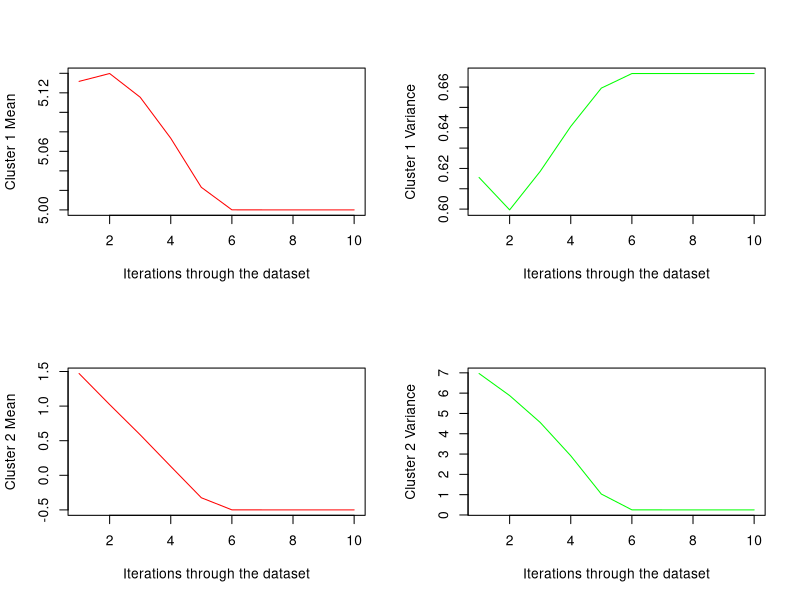
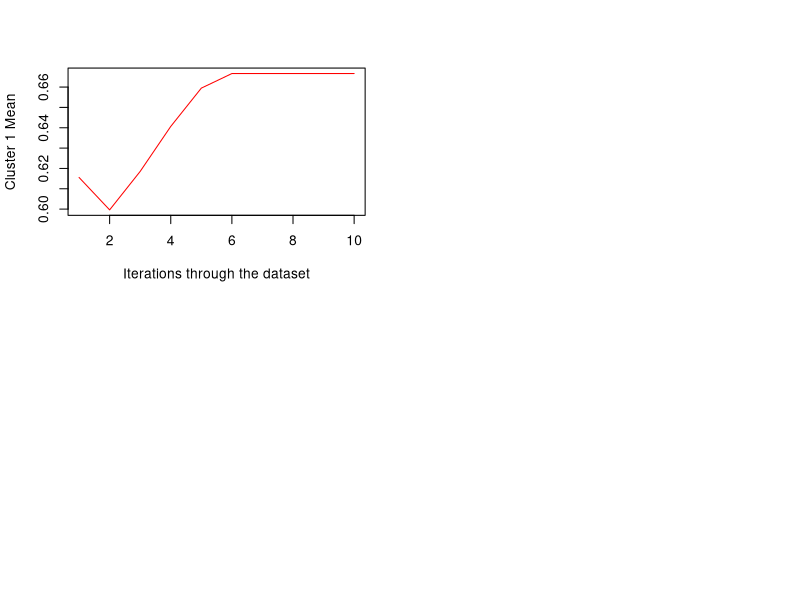

These figures' R source, in order:
# Toy EM Algorithm: 1-D data

means <- c(6, 7)
vars <- c(1, 4)
probs <- c(0.5, 0.5)

x <- c(-1.0, 0.0, 4.0, 5.0, 6.0)

### E-step: Bayes calc ###
cl_p <- matrix(data = 0, nrow = length(x), ncol = length(means)) # Matrix to store cluster probs


### Main loop ###
loops = 10
var1 <- vector(mode = "list", length = loops)
mu1 <- vector(mode = "list", length = loops)
var2 <- vector(mode = "list", length = loops)
mu2 <- vector(mode = "list", length = loops)

for (l in c(1:loops)) { 
  # Normalizing constants
  norm <- c(0.0, 0.0, 0.0, 0.0, 0.0)
  for (i in c(1:length(x))) {
    for (j in c(1:length(means))) {
      norm[i] <- norm[i] + probs[j] * dnorm(x[i], mean = means[j], sd = sqrt(vars[j]))
    }
  }
  
  bayes <- function(x, means, vars, probs, i, j) {
    bayes <- (probs[j] * dnorm(x[i], mean = means[j], sd = sqrt(vars[j])))/norm[i]
    return(bayes)
  }
  
  # Calc cluster probs, p(j|i) for all x's
  for (i in c(1:length(x))) {
    for (j in c(1:length(means))) {
      cl_p[i,j] <- bayes(x, means, vars, probs, i, j)
    }
  }
  
  ### M-step: Now update the params. with the revised cluster probs ###
  n <- length(x)
  d <- 1
  nj = c(0, 0)
  
  for (j in c(1:length(means))) {
    for (i in c(1:length(x))) {
      nj[j] <- nj[j] + cl_p[i,j]
    }
  }
  
  probs <- nj/n
  
  m = c(0, 0)
  v = c(0, 0)
  for (j in c(1:length(means))) {
    for (i in c(1:n)) {
      m[j] <- m[j] + cl_p[i,j]*x[i]
    }
  }
  means <- (1/nj)*m
  
  for (j in c(1:length(means))) {
    for (i in c(1:n)) {
      v[j] <- v[j] + cl_p[i,j]*(x[i] - means[j])^2
    }
  }
  vars <- (1/(nj*d))*v
  
  print(paste0("--------------------- Iteration ", l, " ------------------------"))
  print("Revised prob. =")
  print(probs)
  print("Revised mean =")
  means
  print(means)
  print("Revised variance =")
  print(vars)
  mu1[[l]] <- means[1]
  mu2[[l]] <- means[2]
  var1[[l]] <- vars[1]
  var2[[l]] <- vars[2]
}

# Plot means and variances with iterations
par(mfrow = c(2, 2))
plot(c(1:loops), mu1, type="l", col="red", xlab = "Iterations through the dataset", ylab = "Cluster 1 Mean")
plot(c(1:loops), var1, type="l", col="green", xlab = "Iterations through the dataset", ylab = "Cluster 1 Variance")
plot(c(1:loops), mu2, type="l", col="red", xlab = "Iterations through the dataset", ylab = "Cluster 2 Mean")
plot(c(1:loops), var2, type="l", col="green", xlab = "Iterations through the dataset", ylab = "Cluster 2 Variance")

plot(c(1:loops), var1, type="l", col="red", xlab = "Iterations through the dataset", ylab = "Cluster 1 Mean")


###################### HW5: EM algorithm calculations ############################

### Log-likelihood calc. with theta(0) ###
x <- c(-1,0,4,5,6)
mu <- c(6,7)
var <- c(1,4)
pis <- c(0.5,0.5)

log_lh = 0.0
for (i in c(1:length(x))) {
  log_lh = log_lh + log(pis[1]*dnorm(x[i], mean = mu[1], sd = sqrt(var[1])) + pis[2]*dnorm(x[i], mean = mu[2], sd = sqrt(var[2])))
}

### Mixture affiliations with initial params, theta(0) ###
cl = c(0,0,0,0,0) # Clusters
norm_const <- c(0,0,0,0,0)

# Calc. norm constants for each data point
for (i in c(1:length(x))) {
  norm_const[i] <- pis[1]*dnorm(x[i], mean = mu[1], sd = sqrt(var[1])) + pis[2]*dnorm(x[i], mean = mu[2], sd = sqrt(var[2]))
}

# Update loop for means and mixture affiliations
nj1 <- 0.0
mu1_sum <- 0.0
nj2 <- 0.0
mu2_sum <- 0.0
for (i in c(1:length(x))) {
  prob_cl1 <- pis[1]*dnorm(x[i], mean = mu[1], sd = sqrt(var[1]))/norm_const[i]
  nj1 <- nj1 + prob_cl1
  mu1_sum <- mu1_sum + prob_cl1*x[i]
  prob_cl2 <- pis[2]*dnorm(x[i], mean = mu[2], sd = sqrt(var[2]))/norm_const[i]
  nj2 <- nj2 + prob_cl2
  mu2_sum <- mu2_sum + prob_cl2*x[i]
  if (prob_cl1 > prob_cl2) {
    cl[i] = 1
  }
  else {
    cl[i] = 2
  }
}

# Updated means
means <- c(mu1_sum/nj1, mu2_sum/nj2)

# Update loop for variances
var1_sum <- 0.0
var2_sum <- 0.0
for (i in c(1:length(x))) {
  prob_cl1 <- pis[1]*dnorm(x[i], mean = mu[1], sd = sqrt(var[1]))/norm_const[i]
  var1_sum <- var1_sum + prob_cl1*(x[i] - means[1])^2
  prob_cl2 <- pis[2]*dnorm(x[i], mean = mu[2], sd = sqrt(var[2]))/norm_const[i]
  var2_sum <- var2_sum + prob_cl2*(x[i] - means[2])^2
}

# Updated variances
vars <- c(var1_sum/nj1, var2_sum/nj2)